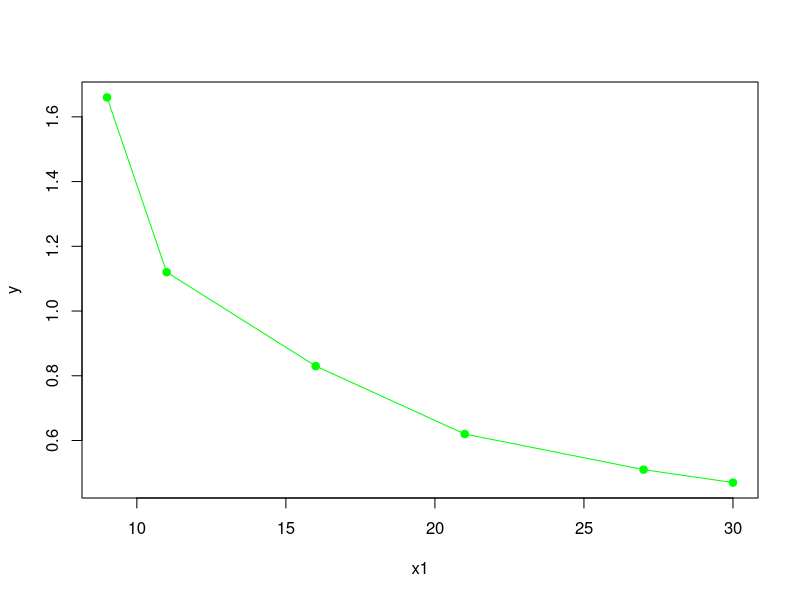

Here is the R script that generated this plot:
# x1 ---> Variable Independiente 
# y ---> Variable Dependiente 
x1 = c(9,11,16,21,27,30)
y  = c(1.66, 1.12,0.83,0.62,0.51,0.47)

reg = lm(y~x1)#Regresion estimada que relaciona y con x1
b0 = reg$coefficients[1] #Coeficente b0
b1 = reg$coefficients[2] #Coeficente b1

yest= b0+b1*(x1) #Ecuacion de Regresion Estimada
plot(x1,y,pch=19,col="green",type="overplotted") # Grafica 

x2=x1^2
reg2 = lm(y~x1+x2)#Regresion estimada que relaciona y con x1,x2

summary(reg2)

b00 = reg2$coefficients[1] #Coeficente b0
b11 = reg2$coefficients[2] #Coeficente b1
b22 = reg2$coefficients[3] #Coeficente b1
yest2= b00+b11*(x1)+b22*(x2) #Ecuacion de Regresion Estimada

print (b00)
print (b11)
print (b22)